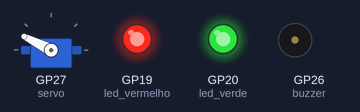
A program run on a simulated Raspberry Pi Pico running MicroPython. Parts: servo, output pins drawn as LEDs (lit = HIGH), buzzer (waves = sounding, pin HIGH). Servo angles are drawn from the pulse width (0.5 ms = 0°, 2.5 ms = 180°). At 0.4 s the program stops and its outputs stay as they are.

Above: at 0.1 s.
Timing chart, 0 to 1.6 s (numbered marks = the images above):
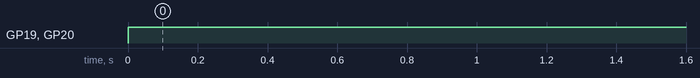

The program:

teste_leds_buzzer.py
```python
from machine import Pin, PWM
from servo import Servo

buzzer = Pin(26, Pin.OUT)

buzzer.value(1)
buzzer.value(0)

led_vermelho = Pin(19, Pin.OUT)
led_verde = Pin(20, Pin.OUT)

led_vermelho.value(1)
led_verde.value(1)


servo = Servo(27)
servo.enviaPulsos(2.2) #Vai de 0.5 a 2.5 (achar os valores que funcionam)
```

servo.py
```python
from machine import Pin
from machine import PWM
from time import sleep

# Classe para controle de servomotor
class Servo:

    # Iniciação
    def __init__(self, pino):
        self.FREQ = 50
        self.pwm = PWM (Pin(pino))
        self.pwm.freq(self.FREQ)
        self.ultpos = 0
        self.duty = 0
        self.pwm.duty_u16(0)
        self.min = 1
        self.max = 2

    # Envia n pulsos com tempo t em ms
    def enviaPulsos(self, t, nPulsos=20):
        self.duty = int(t*65.535*self.FREQ)
        self.pwm.duty_u16(self.duty)
        sleep (nPulsos/self.FREQ)
        self.pwm.duty_u16(0)
        #print ("-> "+str(t)+" "+str(self.duty))

    # Informa/Muda posição
    # angulo deve estar entre 0 e 180 graus
    def pos(self, ang = None):
        if ang is None:
            return self.ultpos
        elif (ang >= 0) or (ang <= 180):
                self.ultpos = ang
                t = self.min + (180 - ang)*(self.max-self.min)/180
                self.enviaPulsos(t)

    # Informa/muda tempo (em ms) para colocar na posição 180 graus
    def tempoFim (self, val = None):
        if (val == None):
            return self.min
        else:
            self.min = val

    # Informa/muda tempo (em ms) para colocar na posição 0 graus
    def tempoInicio(self, val = None):
        if (val == None):
            return self.max
        else:
            self.max = val
```

Measured:
- by itself, GP19 (led_vermelho), GP20 (led_verde): LOW → HIGH at 0.00 s
